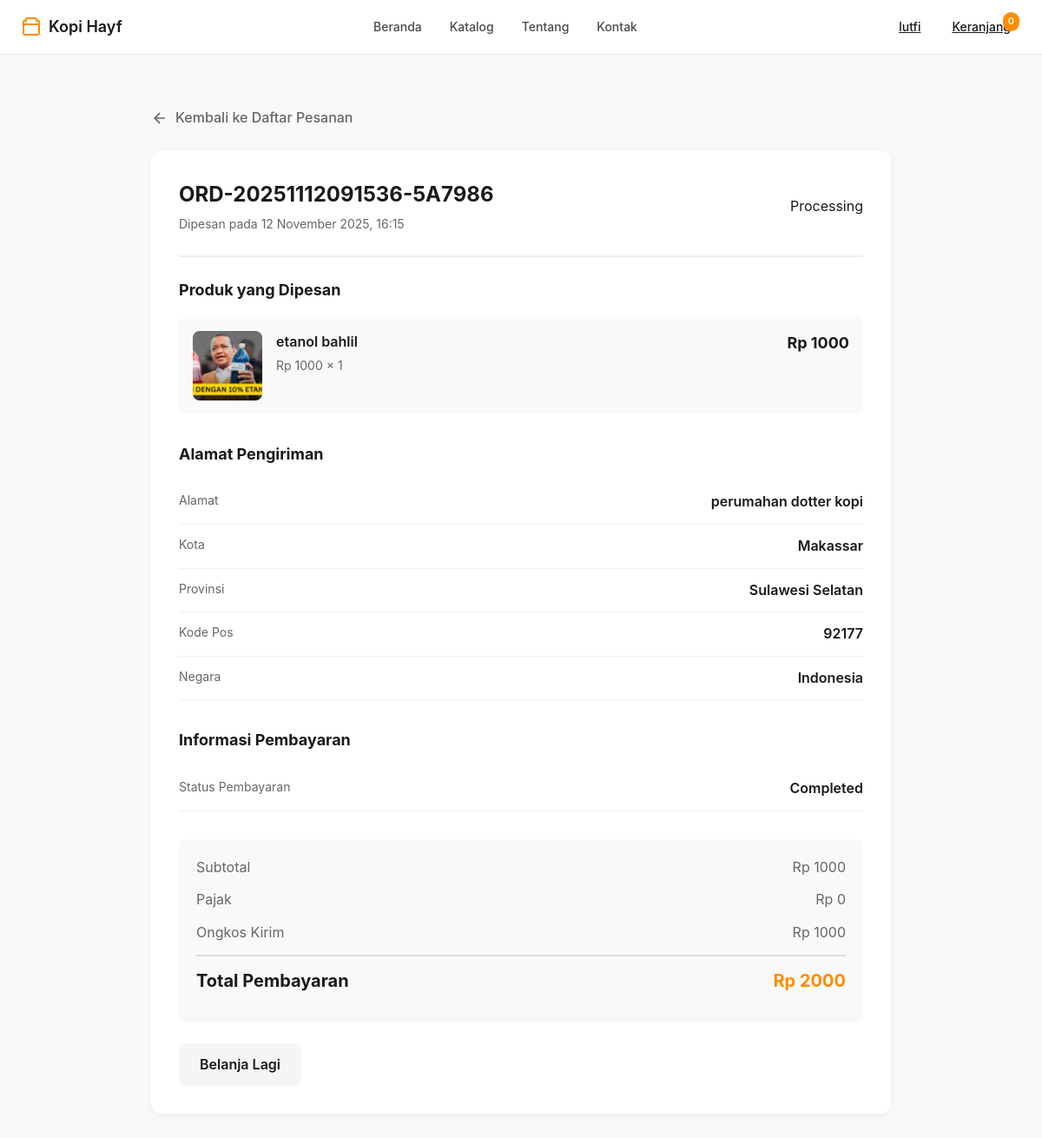
/orders/37/ (signed in), run on the app's committed database.
### dashboard/models.py (models this page shows, shortened)
class TimeStampedModel(models.Model):
    created_at = models.DateTimeField(auto_now_add=True)
    updated_at = models.DateTimeField(auto_now=True)
    class Meta:
        abstract = True

class Order(TimeStampedModel):
    STATUS_CHOICES = [
        ('pending', 'Pending'),
        ('processing', 'Processing'),
        ('shipped', 'Shipped'),
        ('delivered', 'Delivered'),
        ('cancelled', 'Cancelled'),
        ('refunded', 'Refunded'),
    ]
    PAYMENT_STATUS_CHOICES = [
        ('pending', 'Pending'),
        ('completed', 'Completed'),
        ('failed', 'Failed'),
        ('refunded', 'Refunded'),
    ]
    order_number = models.CharField(max_length=50, unique=True, editable=False, verbose_name='Nomor Order')
    customer = models.ForeignKey(Customer, on_delete=models.CASCADE, related_name='orders', verbose_name='Pelanggan')
    status = models.CharField(max_length=20, choices=STATUS_CHOICES, default='pending', verbose_name='Status Pesanan')
    payment_status = models.CharField(max_length=20, choices=PAYMENT_STATUS_CHOICES, default='pending', verbose_name='Status Pembayaran')
    payment_method = models.CharField(max_length=50, blank=True, verbose_name='Metode Pembayaran')
    shipping_address = models.TextField(verbose_name='Alamat Pengiriman')
    shipping_city = models.CharField(max_length=100, verbose_name='Kota')
    shipping_state = models.CharField(max_length=100, verbose_name='Provinsi')
    shipping_postal_code = models.CharField(max_length=20, verbose_name='Kode Pos')
    shipping_country = models.CharField(max_length=100, default='Indonesia', verbose_name='Negara')
    subtotal = models.DecimalField(max_digits=12, decimal_places=2, default=0, verbose_name='Subtotal')
    tax = models.DecimalField(max_digits=12, decimal_places=2, default=0, verbose_name='Pajak')
    shipping_cost = models.DecimalField(max_digits=12, decimal_places=2, default=0, verbose_name='Ongkos Kirim')
    discount = models.DecimalField(max_digits=12, decimal_places=2, default=0, verbose_name='Diskon')
    total = models.DecimalField(max_digits=12, decimal_places=2, default=0, verbose_name='Total')
    notes = models.TextField(blank=True, verbose_name='Catatan')
    tracking_number = models.CharField(max_length=100, blank=True, verbose_name='Nomor Resi')
    courier = models.CharField(max_length=50, blank=True, verbose_name='Kurir')
    shipped_at = models.DateTimeField(null=True, blank=True, verbose_name='Tanggal Dikirim')
    delivered_at = models.DateTimeField(null=True, blank=True, verbose_name='Tanggal Diterima')
    class Meta:
        ordering = ['-created_at']
        indexes = [
            models.Index(fields=['order_number']),
            models.Index(fields=['customer']),
            models.Index(fields=['status']),
            models.Index(fields=['payment_status']),
        ]
        verbose_name = 'Order'
        verbose_name_plural = 'Orders'

class OrderItem(models.Model):
    order = models.ForeignKey(Order, on_delete=models.CASCADE, related_name='items', verbose_name='Order')
    product = models.ForeignKey(Product, on_delete=models.SET_NULL, null=True, verbose_name='Produk')
    product_name = models.CharField(max_length=255, default='', blank=True, verbose_name='Nama Produk')  # Store name in case product is deleted
    quantity = models.IntegerField(validators=[MinValueValidator(1)], verbose_name='Jumlah')
    price = models.DecimalField(max_digits=10, decimal_places=2, verbose_name='Harga')
    total = models.DecimalField(max_digits=12, decimal_places=2, editable=False, verbose_name='Total')
    class Meta:
        unique_together = ('order', 'product')
        verbose_name = 'Order Item'
        verbose_name_plural = 'Order Items'

class Product(TimeStampedModel):
    STATUS_CHOICES = [
        ('active', 'Active'),
        ('inactive', 'Inactive'),
        ('discontinued', 'Discontinued'),
        ('out_of_stock', 'Out of Stock'),
    ]
    name = models.CharField(max_length=255, verbose_name='Nama Produk')
    slug = models.SlugField(unique=True, max_length=280)
    category = models.ForeignKey(Category, on_delete=models.CASCADE, related_name='products', verbose_name='Kategori')
    description = models.TextField(verbose_name='Deskripsi')
    short_description = models.CharField(max_length=200, blank=True, verbose_name='Deskripsi Singkat')
    price = models.DecimalField(max_digits=10, decimal_places=2, validators=[MinValueValidator(0)], verbose_name='Harga Jual')
    cost_price = models.DecimalField(max_digits=10, decimal_places=2, validators=[MinValueValidator(0)], default=0, verbose_name='Harga Modal')
    compare_price = models.DecimalField(max_digits=10, decimal_places=2, validators=[MinValueValidator(0)], null=True, blank=True, verbose_name='Harga Coret')
    stock = models.IntegerField(validators=[MinValueValidator(0)], default=0, verbose_name='Stok')
    sku = models.CharField(max_length=100, unique=True, blank=True, null=True, verbose_name='SKU')
    weight = models.DecimalField(max_digits=6, decimal_places=2, null=True, blank=True, verbose_name='Berat (gram)')
    image = models.ImageField(upload_to='products/', blank=True, null=True, verbose_name='Gambar Utama')
    status = models.CharField(max_length=20, choices=STATUS_CHOICES, default='active', verbose_name='Status')
    rating = models.FloatField(default=0, validators=[MinValueValidator(0), MaxValueValidator(5)], verbose_name='Rating')
    total_reviews = models.IntegerField(default=0, verbose_name='Total Review')
    is_featured = models.BooleanField(default=False, verbose_name='Produk Unggulan')
    is_new = models.BooleanField(default=False, verbose_name='Produk Baru')
    meta_title = models.CharField(max_length=200, blank=True, verbose_name='Meta Title')
    meta_description = models.TextField(blank=True, verbose_name='Meta Description')
    class Meta:
        ordering = ['-created_at']
        indexes = [
            models.Index(fields=['slug']),
            models.Index(fields=['category']),
            models.Index(fields=['status']),
            models.Index(fields=['-created_at']),
            models.Index(fields=['is_featured']),
        ]
        verbose_name = 'Product'
        verbose_name_plural = 'Products'

### dashboard/views.py (the view)
# urls.py: path('orders/<int:pk>/', views.order_detail, name='order-detail'),
@login_required
def order_detail(request, pk):
    try:
        customer = get_object_or_404(Customer, user=request.user)
        order = get_object_or_404(Order, pk=pk, customer=customer)
        context = {
            'order': order,
            'cart_count': get_cart_count(request),
        }
        return render(request, 'dashboard/order_detail.html', context)
    except Exception as e:
        logger.error(f"Error in order_detail: {str(e)}")
        messages.error(request, 'Order tidak ditemukan')
        return redirect('dashboard:order-list')

### templates/dashboard/order_detail.html (shortened to what this page needs)
{% load static %}
<!DOCTYPE html>
<html lang="id">
<head>
    <link rel="stylesheet" href="{% static 'dashboard/css/style.css' %}">
</head>
<body>
    <header class="header">
        <div class="container">
            <div class="nav-wrapper">
                <div class="logo">
                    <span>Kopi Hayf</span>
                </div>
                <nav class="nav">
                    <a href="{% url 'dashboard:index' %}">Beranda</a>
                    <a href="{% url 'dashboard:products' %}">Katalog</a>
                    <a href="{% url 'dashboard:about' %}">Tentang</a>
                    <a href="{% url 'dashboard:kontak' %}">Kontak</a>
                </nav>
                <div class="header-actions">
                    <a href="{% url 'dashboard:profile' %}" class="login-btn">
                        <span class="login-btn-text">{{ user.first_name|default:user.username }}</span>
                    </a>
                    <a href="{% url 'dashboard:view-cart' %}" class="cart-btn">
                        <span class="cart-btn-text">Keranjang</span>
                        <span class="cart-badge">{{ cart_count|default:0 }}</span>
                    </a>
                </div>
            </div>
        </div>
    </header>
    <section class="order-detail-page">
        <div class="order-detail-container">
            <a href="{% url 'dashboard:order-list' %}" class="back-link">
                <svg width="20" height="20" viewBox="0 0 24 24" fill="none" stroke="currentColor" stroke-width="2">
                    <path d="M19 12H5M12 19l-7-7 7-7"/>
                </svg>
                Kembali ke Daftar Pesanan
            </a>
            <div class="detail-card">
                <div class="detail-header">
                    <div>
                        <h1 style="font-size: 24px; font-weight: 700; margin-bottom: 4px;">
                            {{ order.order_number }}
                        </h1>
                        <p style="color: #666; font-size: 14px;">
                            Dipesan pada {{ order.created_at|date:"d F Y, H:i" }}
                        </p>
                    </div>
                    <div class="order-status status-{{ order.status }}">
                        {{ order.get_status_display }}
                    </div>
                </div>
                <div class="info-section">
                    <h3 class="info-title">Produk yang Dipesan</h3>
                    {% for item in order.items.all %}
                    <div class="order-item-detail">
                        <div class="item-image">
                            {% if item.product.image %}
                                <img src="{{ item.product.image.url }}" alt="{{ item.product.name }}">
                            {% else %}
                                <img src="https://images.unsplash.com/photo-1514432324607-a09d9b4aefdd?w=200" alt="{{ item.product.name }}">
                            {% endif %}
                        </div>
                        <div class="item-info">
                            <div class="item-name">{{ item.product.name }}</div>
                            <div class="item-price">Rp {{ item.price|floatformat:0 }} × {{ item.quantity }}</div>
                        </div>
                        <div style="text-align: right; min-width: 120px;">
                            <div style="font-weight: 700; font-size: 18px;">
                                Rp {{ item.total|floatformat:0 }}
                            </div>
                        </div>
                    </div>
                    {% endfor %}
                </div>
                <div class="info-section">
                    <h3 class="info-title">Alamat Pengiriman</h3>
                    <div class="info-row">
                        <span class="info-label">Alamat</span>
                        <span class="info-value" style="text-align: right; max-width: 60%;">
                            {{ order.shipping_address }}
                        </span>
                    </div>
                    <div class="info-row">
                        <span class="info-label">Kota</span>
                        <span class="info-value">{{ order.shipping_city }}</span>
                    </div>
                    <div class="info-row">
                        <span class="info-label">Provinsi</span>
                        <span class="info-value">{{ order.shipping_state }}</span>
                    </div>
                    <div class="info-row">
                        <span class="info-label">Kode Pos</span>
                        <span class="info-value">{{ order.shipping_postal_code }}</span>
                    </div>
                    <div class="info-row">
                        <span class="info-label">Negara</span>
                        <span class="info-value">{{ order.shipping_country }}</span>
                    </div>
                </div>
                <div class="info-section">
                    <h3 class="info-title">Informasi Pembayaran</h3>
                    <div class="info-row">
                        <span class="info-label">Status Pembayaran</span>
                        <span class="info-value">
                            <span class="order-status status-{{ order.payment_status }}">
                                {{ order.get_payment_status_display }}
                            </span>
                        </span>
                    </div>
                </div>
                <div class="price-summary">
                    <div class="price-row">
                        <span>Subtotal</span>
                        <span>Rp {{ order.subtotal|floatformat:0 }}</span>
                    </div>
                    <div class="price-row">
                        <span>Pajak</span>
                        <span>Rp {{ order.tax|floatformat:0 }}</span>
                    </div>
                    <div class="price-row">
                        <span>Ongkos Kirim</span>
                        <span>Rp {{ order.shipping_cost|floatformat:0 }}</span>
                    </div>
                    <div class="price-row total">
                        <span>Total Pembayaran</span>
                        <span class="price-value">Rp {{ order.total|floatformat:0 }}</span>
                    </div>
                </div>
                <div style="margin-top: 24px; display: flex; gap: 16px; flex-wrap: wrap;">
                    <a href="{% url 'dashboard:products' %}" style="padding: 12px 24px; background: #f5f5f5; color: #1a1a1a; border: none; border-radius: 8px; font-weight: 600; text-decoration: none; display: inline-block;">
                        Belanja Lagi
                    </a>
                </div>
            </div>
        </div>
    </section>
</body>
</html>

### data on the page
Order: order_number "ORD-20251112091536-5A7986", created_at "12 November 2025, 16:15", status "Processing", shipping_address "perumahan dotter kopi", shipping_city "Makassar", shipping_state "Sulawesi Selatan", shipping_postal_code "92177", shipping_country "Indonesia", payment_status "Completed", subtotal "1000", tax "0", shipping_cost "1000", total "2000"
OrderItem: product.image (picture), product.name "etanol bahlil", price "1000", quantity "1", total "1000"

### other printed values
{{ user.first_name|default:user.username }} "lutfi"
{{ cart_count|default:0 }} "0"
